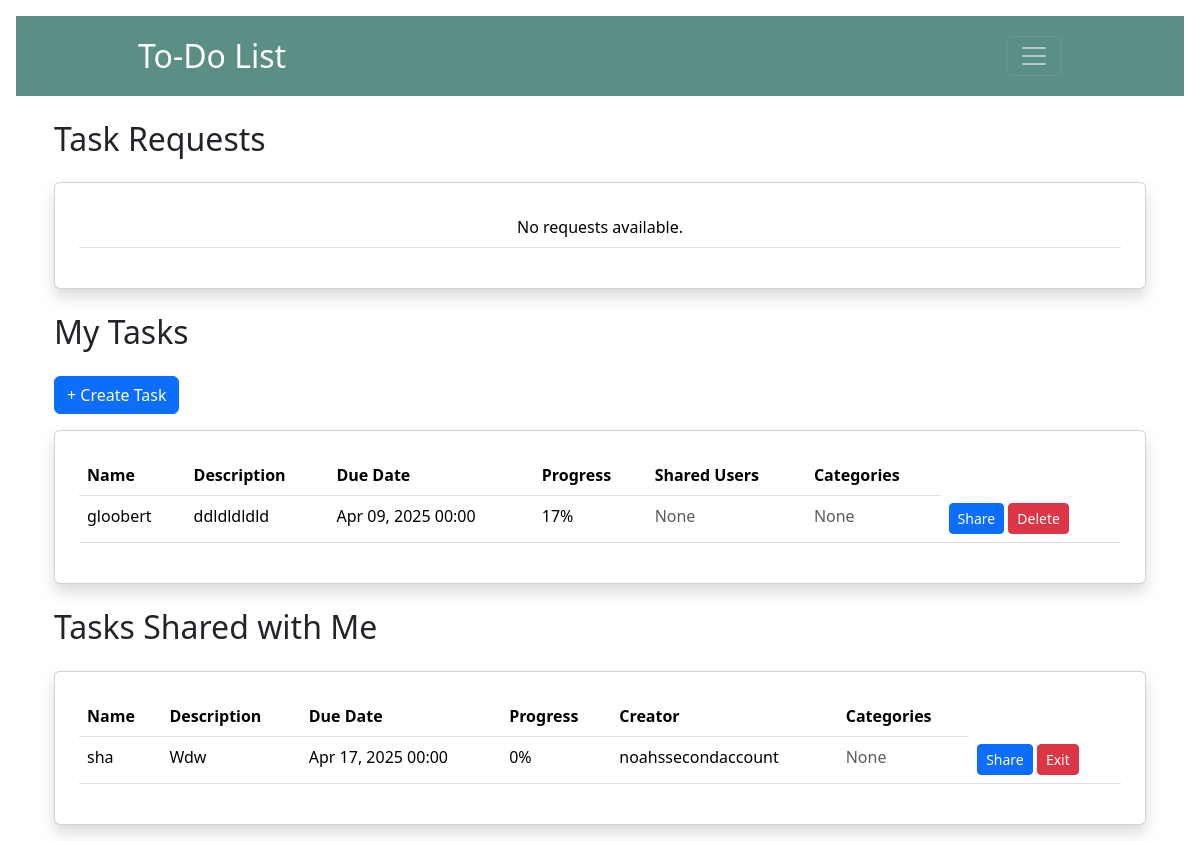
Page /tasks/ (signed in) on the committed database.
### todoapp/models.py (models this page shows, shortened)
class Task(models.Model):
    name = models.CharField(max_length=255)
    creator = models.ForeignKey(User, on_delete=models.CASCADE)
    description = models.TextField()
    due_date = models.DateTimeField()
    progress = models.IntegerField(default=0)
    is_completed = models.BooleanField(default=False)
    categories = models.ManyToManyField(Category, related_name="tasks", blank=True)
    assigned_users = models.ManyToManyField(User, related_name="assigned_tasks")
    notifications_enabled = models.BooleanField(default=False)

### todoapp/views.py (the view)
# urls.py: path('tasks/', views.task_view, name='task_view'),
def task_view(request):
    tasks = Task.objects.filter(creator=request.user)
    task_requests = TaskCollabRequest.objects.filter(to_user=request.user)
    shared_tasks = Task.objects.filter(assigned_users=request.user)
    return render(request, 'task_view.html', {'tasks': tasks, 'task_requests': task_requests, 'shared_tasks': shared_tasks})

### todoapp/templates/task_view.html (shortened to what this page needs)
{% extends 'base.html' %}
{% block content %}
<div class="container mt-4">
    <h2 class="mb-4">Task Requests</h2>
    <div class="card p-4 shadow">
        <table class="table">
            <tbody>
                {% if task_requests %}
                <tr>
                    <th>Name</th>
                    <th>Description</th>
                    <th>Due Date</th>
                    <th>Progress</th>
                    <th>Creator</th>
                    <th>Actions</th>
                </tr>
                {% for request in task_requests %}
                <tr>
                    <td>{{ request.task.name }}</td>
                    <td>{{ request.task.description }}</td>
                    <td>{{ request.task.due_date|date:"M d, Y H:i" }}</td>
                    <td>{{ request.task.progress }}</td>
                    <td>Shared from user {{request.task.creator}}</td>
                    <td>
                        <form method="post" action="{% url 'accept_task' request.id %}">
                            {% csrf_token %}
                            <button class="btn btn-primary btn-sm" name="accept_request">Accept</button>
                            <button class="btn btn-danger btn-sm" name="decline_request">Decline</button>
                        </form>
                    </td>
                </tr>
                {% endfor %}
                {% else %}
                <tr>
                    <td colspan="5" class="text-center">No requests available.</td>
                </tr>
                {% endif %}
            </tbody>
        </table>
    </div>
</div>
<div class="container mt-4">
    <h2 class="mb-4">My Tasks</h2>
    <a href="{% url 'add_task' %}" class="btn btn-primary mb-3">+ Create Task</a>
    <div class="card p-4 shadow">
        <table class="table">
            <tbody>
                <tr>
                    <th>Name</th>
                    <th>Description</th>
                    <th>Due Date</th>
                    <th>Progress</th>
                    <th>Shared Users</th>
                    <th>Categories</th>
                </tr>
                {% for task in tasks %}
                <tr>
                    <td>{{ task.name }}</td>
                    <td>{{ task.description }}</td>
                    <td>{{ task.due_date|date:"M d, Y H:i" }}</td>
                    <td>{{ task.progress }}%</td>
                    <td>
                        {% for users in task.assigned_users.all %}
                            <span class="badge bg-secondary">{{ user.username }}</span>
                        {% empty %}
                            <span class="text-muted">None</span>
                        {% endfor %}
                    </td>
                    <td>
                        {% for category in task.categories.all %}
                            <span class="badge bg-secondary">{{ category.name }}</span>
                        {% empty %}
                            <span class="text-muted">None</span>
                        {% endfor %}
                    </td>
                    <td>
                        <a class="btn btn-primary btn-sm" href="{% url 'share_task' task_id=task.id %}">Share</a>
                        <button class="btn btn-danger btn-sm" onclick="confirmDelete({{ task.id }})">Delete</button>
                    </td>
                </tr>
                {% empty %}
                <tr>
                    <td colspan="5" class="text-center">No tasks available.</td>
                </tr>
                {% endfor %}
            </tbody>
        </table>
    </div>
</div>
<div class="container mt-4">
    <h2 class="mb-4">Tasks Shared with Me</h2>
    <div class="card p-4 shadow">
        <table class="table">
                <tr>
                    <th>Name</th>
                    <th>Description</th>
                    <th>Due Date</th>
                    <th>Progress</th>
                    <th>Creator</th>
                    <th>Categories</th>
                </tr>
                {% for task in shared_tasks %}
                <tr>
                    <td>{{ task.name }}</td>
                    <td>{{ task.description }}</td>
                    <td>{{ task.due_date|date:"M d, Y H:i" }}</td>
                    <td>{{ task.progress }}%</td>
                    <td>{{ task.creator }}</td>
                    <td>
                        {% for category in task.categories.all %}
                            <span class="badge bg-secondary">{{ category.name }}</span>
                        {% empty %}
                            <span class="text-muted">None</span>
                        {% endfor %}
                    </td>
                    <td>
                        <div class="button-container">
                            <a class="btn btn-primary btn-sm" href="{% url 'share_task' task_id=task.id %}">Share</a>
                            <a href="{% url 'exit_task' task_id=task.id %}" class="btn btn-danger btn-sm">Exit</a>
                        </div>
                    </td>
                </tr>
                {% empty %}
                <tr>
                    <td colspan="5" class="text-center">No tasks shared.</td>
                </tr>
                {% endfor %}
        </table>
    </div>
</div>
{% endblock %}

### rows in the picture
Task: name "gloobert", description "ddldldldld", due_date "Apr 09, 2025 00:00", progress "17"
Task: name "sha", description "Wdw", due_date "Apr 17, 2025 00:00", progress "0", creator "noahssecondaccount"
